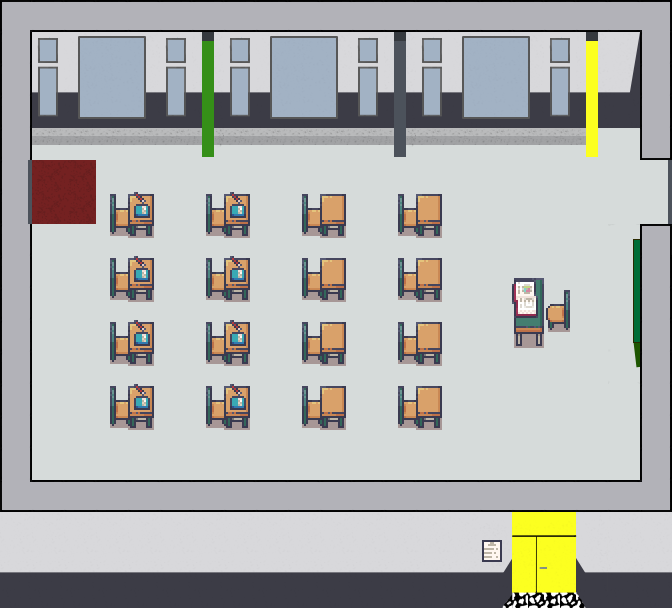

This game map was drawn from its Tiled (.tmx) file and the tilesets committed beside it. A one-line description and the trimmed map source follow:
An orthogonal 21x19 tile map with 32x32 px tiles, 11 tile layers (wall, exit, start, Boden, ...), 5 tilesets.

<map version="1.4" tiledversion="1.4.3" orientation="orthogonal" renderorder="right-down" width="21" height="19" tilewidth="32" tileheight="32" infinite="0" nextlayerid="15" nextobjectid="1">
 <editorsettings>
  <export target="Klassenzimmer gelb.json" format="json" />
 </editorsettings>
 <tileset firstgid="1" name="Boden_Klassenzimmer" tilewidth="32" tileheight="32" tilecount="1" columns="1">
  <image source="Boden_Klassenzimmer.png" width="32" height="32" />
 </tileset>
 <tileset firstgid="2" name="5_Classroom_and_library_32x32" tilewidth="32" tileheight="32" tilecount="544" columns="16">
  <image source="Tilesets/5_Classroom_and_library_32x32.png" width="512" height="1088" />
  <tile id="24">
   <properties>
    <property name="collides" type="bool" value="true" />
   </properties>
  </tile>
  <tile id="27">
   <properties>
    <property name="collides" type="bool" value="true" />
   </properties>
  </tile>
  <tile id="50">
   <properties>
    <property name="collides" type="bool" value="true" />
   </properties>
  </tile>
  <tile id="52">
   <properties>
    <property name="collides" type="bool" value="true" />
   </properties>
  </tile>
  <tile id="53">
   <properties>
    <property name="collides" type="bool" value="true" />
   </properties>
  </tile>
  <tile id="83">
   <properties>
    <property name="collides" type="bool" value="true" />
   </properties>
  </tile>
  <tile id="84">
   <properties>
    <property name="collides" type="bool" value="true" />
   </properties>
  </tile>
  <tile id="86">
   <properties>
    <property name="collides" type="bool" value="true" />
   </properties>
  </tile>
 </tileset>
 <tileset firstgid="546" name="wand" tilewidth="32" tileheight="32" tilecount="184" columns="8">
  <image source="Tilesets/wand.png" width="256" height="736" />
  <tile id="0">
   <properties>
    <property name="collides" type="bool" value="false" />
   </properties>
  </tile>
  <tile id="1">
   <properties>
    <property name="collides" type="bool" value="false" />
   </properties>
  </tile>
  <tile id="2">
   <properties>
    <property name="collides" type="bool" value="false" />
   </properties>
  </tile>
  <tile id="3">
   <properties>
    <property name="collides" type="bool" value="false" />
   </properties>
  </tile>
  <tile id="4">
   <properties>
    <property name="collides" type="bool" value="false" />
   </properties>
  </tile>
  <tile id="5">
   <properties>
    <property name="collides" type="bool" value="false" />
   </properties>
  </tile>
  <tile id="6">
   <properties>
    <property name="collides" type="bool" value="false" />
   </properties>
  </tile>
  <tile id="7">
   <properties>
    <property name="collides" type="bool" value="false" />
   </properties>
  </tile>
  <tile id="8">
   <properties>
    <property name="collides" type="bool" value="false" />
   </properties>
  </tile>
  <tile id="9">
   <properties>
    <property name="collides" type="bool" value="false" />
   </properties>
  </tile>
  <tile id="10">
   <properties>
    <property name="collides" type="bool" value="false" />
   </properties>
  </tile>
  <tile id="11">
   <properties>
    <property name="collides" type="bool" value="false" />
   </properties>
  </tile>
  <tile id="12">
   <properties>
    <property name="collides" type="bool" value="false" />
   </properties>
  </tile>
  <tile id="13">
   <properties>
    <property name="collides" type="bool" value="false" />
   </properties>
  </tile>
  <tile id="14">
   <properties>
    <property name="collides" type="bool" value="false" />
   </properties>
  </tile>
  <tile id="15">
   <properties>
    <property name="collides" type="bool" value="false" />
   </properties>
  </tile>
  <tile id="16">
   <properties>
    <property name="collides" type="bool" value="true" />
   </properties>
  </tile>
  <tile id="17">
   <properties>
    <property name="collides" type="bool" value="true" />
   </properties>
  </tile>
  <tile id="18">
   <properties>
    <property name="collides" type="bool" value="true" />
   </properties>
  </tile>
  <tile id="19">
   <properties>
    <property name="collides" type="bool" value="true" />
   </properties>
  </tile>
  <tile id="20">
   <properties>
    <property name="collides" type="bool" value="true" />
   </properties>
  </tile>
  <tile id="21">
   <properties>
    <property name="collides" type="bool" value="true" />
   </properties>
  </tile>
  <tile id="22">
   <properties>
    <property name="collides" type="bool" value="true" />
   </properties>
  </tile>
  <tile id="23">
   <properties>
    <property name="collides" type="bool" value="true" />
   </properties>
  </tile>
  <tile id="40">
   <properties>
    <property name="collides" type="bool" value="true" />
   </properties>
  </tile>
  <tile id="43">
   <properties>
    <property name="collides" type="bool" value="true" />
   </properties>
  </tile>
  <tile id="53">
   <properties>
    <property name="collides" type="bool" value="true" />
   </properties>
  </tile>
  <tile id="54">
   <properties>
    <property name="collides" type="bool" value="true" />
   </properties>
  </tile>
  <tile id="55">
   <properties>
    <property name="collides" type="bool" value="true" />
   </properties>
  </tile>
  <tile id="61">
   <properties>
    <property name="collides" type="bool" value="true" />
   </properties>
  </tile>
  <tile id="62">
   <properties>
    <property name="collides" type="bool" value="true" />
   </properties>
  </tile>
  <tile id="63">
   <properties>
    <property name="collides" type="bool" value="true" />
   </properties>
  </tile>
  <tile id="69">
   <properties>
    <property name="collides" type="bool" value="true" />
   </properties>
  </tile>
  <tile id="70">
   <properties>
    <property name="collides" type="bool" value="true" />
   </properties>
  </tile>
  <tile id="71">
   <properties>
    <property name="collides" type="bool" value="true" />
   </properties>
  </tile>
  <tile id="72">
   <properties>
    <property name="collides" type="bool" value="true" />
   </properties>
  </tile>
  <tile id="73">
   <properties>
    <property name="collides" type="bool" value="true" />
   </properties>
  </tile>
  <tile id="74">
   <properties>
    <property name="collides" type="bool" value="true" />
   </properties>
  </tile>
  <tile id="75">
   <properties>
    <property name="collides" type="bool" value="true" />
   </properties>
  </tile>
  <tile id="76">
   <properties>
    <property name="collides" type="bool" value="true" />
   </properties>
  </tile>
  <tile id="77">
   <properties>
    <property name="collides" type="bool" value="true" />
   </properties>
  </tile>
  <tile id="78">
   <properties>
    <property name="collides" type="bool" value="true" />
   </properties>
  </tile>
  <tile id="79">
   <properties>
    <property name="collides" type="bool" value="true" />
   </properties>
  </tile>
  <tile id="80">
   <properties>
    <property name="collides" type="bool" value="true" />
   </properties>
  </tile>
  <tile id="81">
   <properties>
    <property name="collides" type="bool" value="true" />
   </properties>
  </tile>
  <tile id="82">
   <properties>
    <property name="collides" type="bool" value="true" />
   </properties>
  </tile>
  <tile id="83">
   <properties>
    <property name="collides" type="bool" value="true" />
   </properties>
  </tile>
  <tile id="84">
   <properties>
    <property name="collides" type="bool" value="true" />
   </properties>
  </tile>
  <tile id="85">
   <properties>
    <property name="collides" type="bool" value="true" />
   </properties>
  </tile>
  <tile id="86">
   <properties>
    <property name="collides" type="bool" value="true" />
   </properties>
  </tile>
  <tile id="87">
   <properties>
    <property name="collides" type="bool" value="true" />
   </properties>
  </tile>
  <tile id="88">
   <properties>
    <property name="collides" type="bool" value="true" />
   </properties>
  </tile>
  <tile id="89">
   <properties>
    <property name="collides" type="bool" value="true" />
   </properties>
  </tile>
  <tile id="90">
   <properties>
    <property name="collides" type="bool" value="true" />
   </properties>
  </tile>
  <tile id="91">
   <properties>
    <property name="collides" type="bool" value="true" />
   </properties>
  </tile>
  <tile id="92">
   <properties>
    <property name="collides" type="bool" value="true" />
   </properties>
  </tile>
  <tile id="93">
   <properties>
    <property name="collides" type="bool" value="true" />
   </properties>
  </tile>
  <tile id="94">
   <properties>
    <property name="collides" type="bool" value="true" />
   </properties>
  </tile>
  <tile id="95">
   <properties>
    <property name="collides" type="bool" value="true" />
   </properties>
  </tile>
  <tile id="96">
   <properties>
    <property name="collides" type="bool" value="true" />
   </properties>
  </tile>
  <tile id="97">
   <properties>
    <property name="collides" type="bool" value="true" />
   </properties>
  </tile>
  <tile id="98">
   <properties>
    <property name="collides" type="bool" value="true" />
   </properties>
  </tile>
  <tile id="99">
   <properties>
    <property name="collides" type="bool" value="true" />
   </properties>
  </tile>
  <tile id="100">
   <properties>
    <property name="collides" type="bool" value="true" />
   </properties>
  </tile>
  <tile id="101">
   <properties>
    <property name="collides" type="bool" value="true" />
   </properties>
  </tile>
  <tile id="102">
   <properties>
    <property name="collides" type="bool" value="true" />
   </properties>
  </tile>
  <tile id="103">
   <properties>
    <property name="collides" type="bool" value="true" />
   </properties>
  </tile>
  <tile id="104">
   <properties>
    <property name="collides" type="bool" value="true" />
   </properties>
  </tile>
  <tile id="105">
   <properties>
    <property name="collides" type="bool" value="true" />
   </properties>
  </tile>
  <tile id="106">
   <properties>
    <property name="collides" type="bool" value="true" />
   </properties>
  </tile>
  <tile id="107">
   <properties>
    <property name="collides" type="bool" value="true" />
   </properties>
  </tile>
  <tile id="108">
   <properties>
    <property name="collides" type="bool" value="true" />
   </properties>
  </tile>
  <tile id="109">
   <properties>
    <property name="collides" type="bool" value="true" />
   </properties>
  </tile>
  <tile id="110">
   <properties>
    <property name="collides" type="bool" value="true" />
   </properties>
  </tile>
  <tile id="111">
   <properties>
    <property name="collides" type="bool" value="true" />
   </properties>
  </tile>
  <tile id="112">
   <properties>
    <property name="collides" type="bool" value="true" />
   </properties>
  </tile>
  <tile id="113">
   <properties>
    <property name="collides" type="bool" value="true" />
   </properties>
  </tile>
  <tile id="114">
   <properties>
    <property name="collides" type="bool" value="true" />
   </properties>
  </tile>
  <tile id="115">
   <properties>
    <property name="collides" type="bool" value="true" />
   </properties>
  </tile>
  <tile id="116">
   <properties>
    <property name="collides" type="bool" value="true" />
   </properties>
  </tile>
  <tile id="117">
   <properties>
    <property name="collides" type="bool" value="true" />
   </properties>
  </tile>
  <tile id="118">
   <properties>
    <property name="collides" type="bool" value="true" />
   </properties>
  </tile>
  <tile id="119">
   <properties>
    <property name="collides" type="bool" value="true" />
   </properties>
  </tile>
  <tile id="120">
   <properties>
    <property name="collides" type="bool" value="true" />
   </properties>
  </tile>
  <tile id="121">
   <properties>
    <property name="collides" type="bool" value="true" />
   </properties>
  </tile>
  <tile id="122">
   <properties>
    <property name="collides" type="bool" value="true" />
   </properties>
  </tile>
  <tile id="123">
   <properties>
    <property name="collides" type="bool" value="true" />
   </properties>
  </tile>
  <tile id="124">
   <properties>
    <property name="collides" type="bool" value="true" />
   </properties>
  </tile>
  <tile id="125">
   <properties>
    <property name="collides" type="bool" value="true" />
   </properties>
  </tile>
  <tile id="126">
   <properties>
    <property name="collides" type="bool" value="true" />
   </properties>
  </tile>
  <tile id="127">
   <properties>
    <property name="collides" type="bool" value="true" />
   </properties>
  </tile>
  <tile id="128">
   <properties>
    <property name="collides" type="bool" value="true" />
   </properties>
  </tile>
  <tile id="129">
   <properties>
    <property name="collides" type="bool" value="true" />
   </properties>
  </tile>
  <tile id="130">
   <properties>
    <property name="collides" type="bool" value="true" />
   </properties>
  </tile>
  <tile id="131">
   <properties>
    <property name="collides" type="bool" value="true" />
   </properties>
  </tile>
  <tile id="132">
   <properties>
    <property name="collides" type="bool" value="true" />
   </properties>
  </tile>
  <tile id="133">
   <properties>
    <property name="collides" type="bool" value="true" />
   </properties>
  </tile>
  <tile id="134">
   <properties>
    <property name="collides" type="bool" value="true" />
   </properties>
  </tile>
  <tile id="135">
   <properties>
    <property name="collides" type="bool" value="true" />
   </properties>
  </tile>
  <tile id="136">
   <properties>
    <property name="collides" type="bool" value="true" />
   </properties>
  </tile>
  <tile id="137">
   <properties>
    <property name="collides" type="bool" value="true" />
   </properties>
  </tile>
  <tile id="138">
   <properties>
    <property name="collides" type="bool" value="true" />
   </properties>
  </tile>
  <tile id="139">
   <properties>
    <property name="collides" type="bool" value="true" />
   </properties>
  </tile>
  <tile id="140">
   <properties>
    <property name="collides" type="bool" value="true" />
   </properties>
  </tile>
  <tile id="141">
   <properties>
    <property name="collides" type="bool" value="true" />
   </properties>
  </tile>
  <tile id="142">
   <properties>
    <property name="collides" type="bool" value="true" />
   </properties>
  </tile>
  <tile id="143">
   <properties>
    <property name="collides" type="bool" value="true" />
   </properties>
  </tile>
  <tile id="144">
   <properties>
    <property name="collides" type="bool" value="true" />
   </properties>
  </tile>
  <tile id="145">
   <properties>
    <property name="collides" type="bool" value="true" />
   </properties>
  </tile>
  <tile id="147">
   <properties>
    <property name="collides" type="bool" value="true" />
   </properties>
  </tile>
  <tile id="148">
   <properties>
    <property name="collides" type="bool" value="true" />
   </properties>
  </tile>
  <tile id="149">
   <properties>
    <property name="collides" type="bool" value="true" />
   </properties>
  </tile>
  <tile id="150">
   <properties>
    <property name="collides" type="bool" value="true" />
   </properties>
  </tile>
  <tile id="151">
   <properties>
    <property name="collides" type="bool" value="true" />
   </properties>
  </tile>
  <tile id="152">
   <properties>
    <property name="collides" type="bool" value="true" />
   </properties>
  </tile>
  <tile id="154">
   <properties>
    <property name="collides" type="bool" value="true" />
   </properties>
  </tile>
  <tile id="159">
   <properties>
    <property name="collides" type="bool" value="true" />
   </properties>
  </tile>
  <tile id="181">
   <properties>
    <property name="collides" type="bool" value="true" />
   </properties>
  </tile>
 </tileset>
 <tileset firstgid="730" name="Tafelranz" tilewidth="32" tileheight="32" tilecount="5" columns="1">
  <image source="Tilesets/Tafelranz.png" width="32" height="160" />
 </tileset>
 <tileset firstgid="735" name="boden" tilewidth="32" tileheight="32" tilecount="12" columns="4">
  <image source="Tilesets/boden.png" width="128" height="96" />
 </tileset>
 <layer id="12" name="wall" width="21" height="19">
  <data>[399 cells, 8 non-empty, 1 distinct tile ids]</data>
 </layer>
 <layer id="11" name="exit" width="21" height="19">
  <properties>
   <property name="exitUrl" value="../master/test.json#klassenzimmerzurueck" />
  </properties>
  <data>[399 cells, 2 non-empty, 1 distinct tile ids]</data>
 </layer>
 <layer id="6" name="start" width="21" height="19">
  <data>[399 cells, 2 non-empty, 1 distinct tile ids]</data>
 </layer>
 <layer id="3" name="Boden" width="21" height="19">
  <data>[399 cells, 399 non-empty, 4 distinct tile ids]</data>
 </layer>
 <layer id="4" name="Stühle" width="21" height="19">
  <data>[399 cells, 69 non-empty, 9 distinct tile ids]</data>
 </layer>
 <layer id="5" name="Wände" width="21" height="19">
  <data>[399 cells, 190 non-empty, 36 distinct tile ids]</data>
 </layer>
 <layer id="8" name="Säulen" width="21" height="19">
  <properties>
   <property name="collides" type="bool" value="true" />
  </properties>
  <data>[399 cells, 27 non-empty, 15 distinct tile ids]</data>
 </layer>
 <layer id="13" name="Buch" width="21" height="19">
  <data>[399 cells, 11 non-empty, 4 distinct tile ids]</data>
 </layer>
 <objectgroup id="2" name="floorLayer" />
 <layer id="7" name="Tafel" width="21" height="19">
  <data>[399 cells, 5 non-empty, 5 distinct tile ids]</data>
 </layer>
 <layer id="9" name="overlay" width="21" height="19">
  <data>[399 cells, 90 non-empty, 18 distinct tile ids]</data>
 </layer>
 <layer id="14" name="overoverlay" width="21" height="19">
  <data>[399 cells, 2 non-empty, 2 distinct tile ids]</data>
 </layer>
</map>
